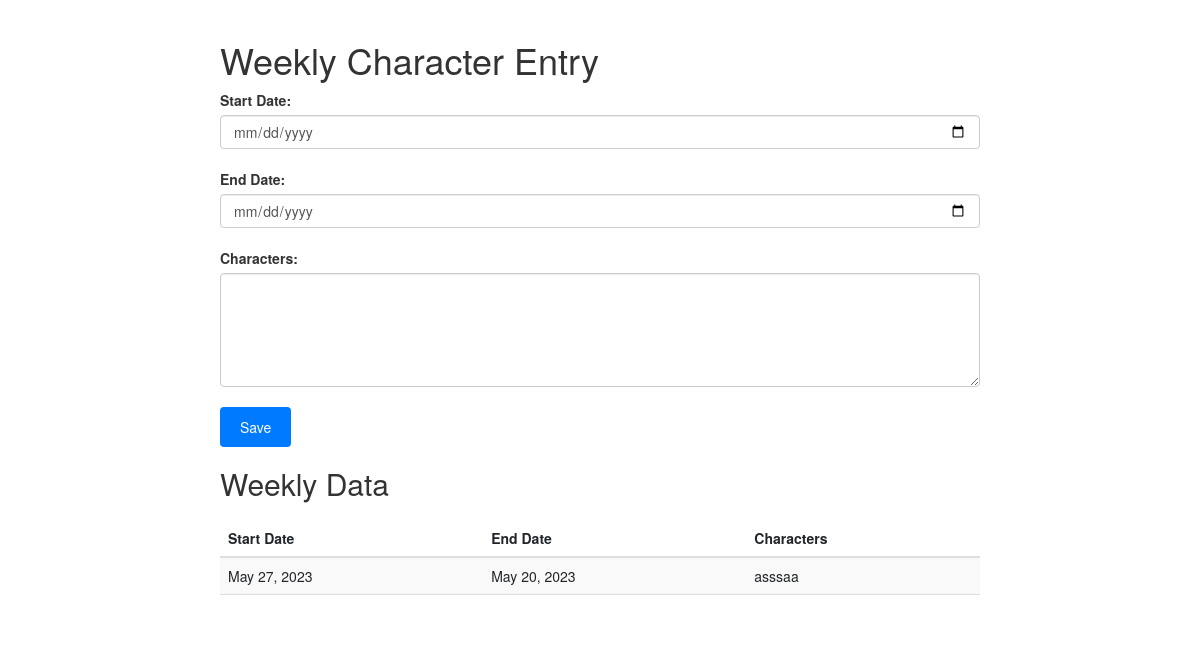
Page /weekly-calendar/ (signed in) on the committed database.
### crimeapp/models.py (models this page shows)
class Task(models.Model):
    user=models.ForeignKey(User,on_delete=models.CASCADE,null=True)
    start_date = models.DateField()
    end_date = models.DateField()
    characters = models.CharField(max_length=200)

### crimeapp/views.py (the view, shortened to what this page needs)
# urls.py: path('weekly-calendar/', views.weekly_calendar, name='weekly_calendar'),
def weekly_calendar(request):
    entries = Task.objects.filter(user=request.user)
    context = {
        'entries': entries
    }
    return render(request, 'weekly_calender.html',context)

### crimeapp/templates/weekly_calender.html (shortened to what this page needs)
<!DOCTYPE html>
<html>
<head>
  <link rel="stylesheet" href="https://cdn.jsdelivr.net/npm/bootstrap@4.6.2/dist/css/bootstrap.min.css">
  <link rel="stylesheet" href="https://maxcdn.bootstrapcdn.com/bootstrap/3.4.1/css/bootstrap.min.css">
</head>
</head>
<body>
  <div class="container">
    <h1>Weekly Character Entry</h1>
    <form method="POST" action="{% url 'weekly_calendar' %}">
      <div class="form-group">
        <label for="start_date">Start Date:</label>
        <input type="date" name="start_date" id="start_date" required class="form-control">
      </div>
      <div class="form-group">
        <label for="end_date">End Date:</label>
        <input type="date" name="end_date" id="end_date" required class="form-control">
      </div>
      <div class="form-group">
        <label for="characters">Characters:</label>
        <textarea name="characters" id="characters" rows="5" required class="form-control"></textarea>
      </div>
      <button type="submit" class="btn btn-primary">Save</button>
    </form>
    <h2>Weekly Data</h2>
    <table class="table table-striped weekly-data">
      <thead>
        <tr>
          <th>Start Date</th>
          <th>End Date</th>
          <th>Characters</th>
        </tr>
      </thead>
      <tbody>
        {% for entry in entries %}
        <tr>
          <td>{{ entry.start_date }}</td>
          <td>{{ entry.end_date }}</td>
          <td>{{ entry.characters }}</td>
        </tr>
        {% endfor %}
      </tbody>
    </table>
  </div>
</body>
</html>

### crimeapp/templates/weekly_calender.html (style rules this page uses)
.container { max-width: 800px; margin: 0 auto; padding: 20px; }
.weekly-data { margin-top: 20px; border-collapse: collapse; width: 100%; }
.weekly-data th, .weekly-data td { text-align: left; padding: 10px; border-bottom: 1px solid #ddd; }
.form-group { margin-bottom: 20px; }
.form-group label { display: block; margin-bottom: 5px; }
.btn-primary { background-color: #007bff; color: #fff; border: none; padding: 10px 20px; cursor: pointer; }

### rows in the picture
Task: start_date "May 27, 2023", end_date "May 20, 2023", characters "asssaa"
